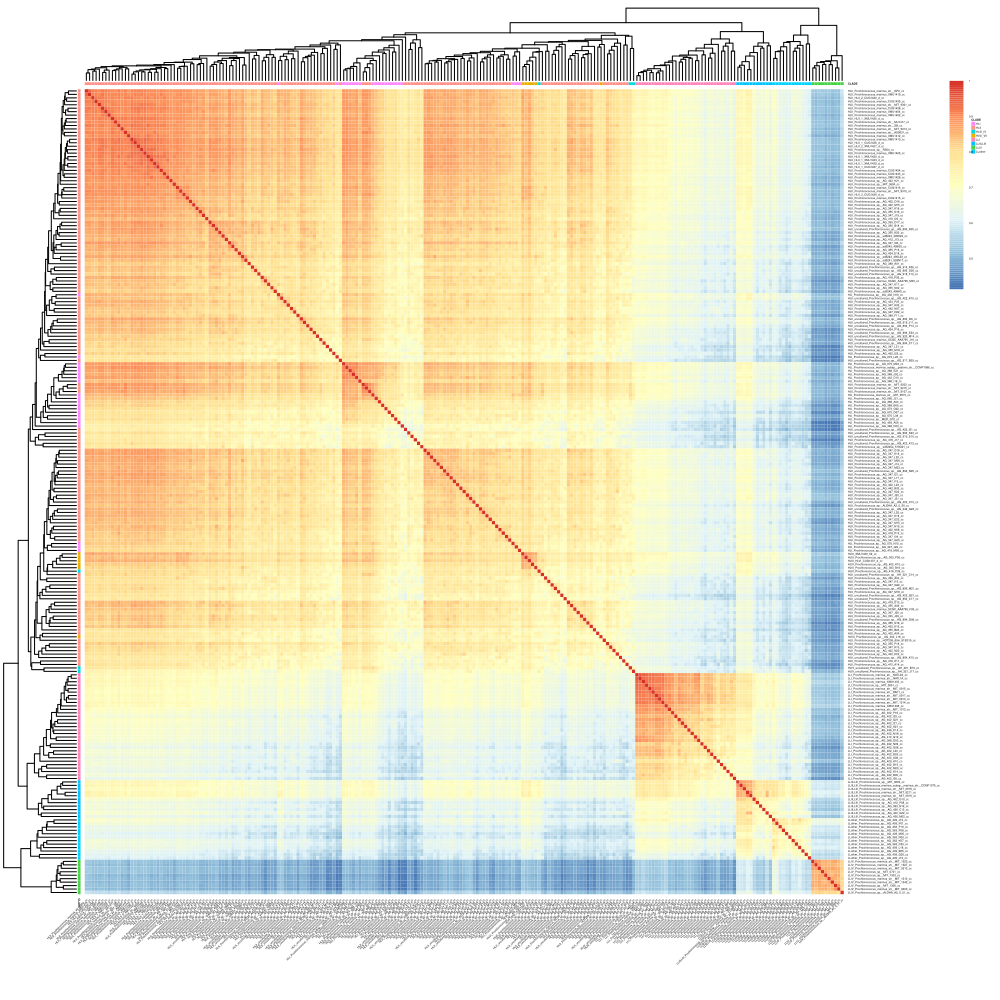

Generate this figure with R:
#!/usr/bin/env Rscript



data = "/home/Cloud_Platform/Cloud_Platform/public/user/4976_YuanzhouWang/Presence_t.txt"
display_numbers = "NULL"
outputprefix = "/home/Cloud_Platform/Cloud_Platform/public/user/4976_YuanzhouWang/result_output/Pretty_heatmap62023_11_04_19_02_20_129737/04fb31f1-5e3e-4e92-b81b-f77433ed34ea"
outputpictype = "pdf"
renameDuplicateRowNames = TRUE
logv = "NULL"
log_add = 0
scale = "none"
top_n = 1
statistical_value_type = "mad"
annotation_row = "/home/Cloud_Platform/Cloud_Platform/public/user/4976_YuanzhouWang/Ortho_Group.txt"
annotation_col = "/home/Cloud_Platform/Cloud_Platform/public/user/4976_YuanzhouWang/str_clade.txt"
cluster_rows = TRUE
cluster_cols = TRUE
clustering_method = "complete"
clustering_distance_rows = "spearman"
clustering_distance_cols = "spearman"
breaks = "NA"
breaks_mid = NULL
breaks_digits = 2
correlation_plot = "col"
maximum = Inf
minimum = -Inf
xtics_angle = 45
manual_color_vector = "NULL"
fontsize = 2
manual_annotation_colors_sidebar = "NULL"
cutree_cols = NA
cutree_rows = NA
kclu = NA
ytics = TRUE
xtics = TRUE
title = ""
anno_cutree_rows = FALSE
anno_cutree_cols = FALSE 

label_row_cluster_boundary = FALSE
label_col_cluster_boundary = FALSE
label_every_n_rowitems = 1
label_every_n_colitems = 1

width = 10
height = 10
debug = FALSE
cluster_cols_variable = "NULL"
cluster_rows_variable = "NULL"
remove_cluster_cols_variable_in_annocol = FALSE
remove_cluster_rows_variable_in_annorow = FALSE
saveppt = TRUE


if (data == "") {
  script = sub(".*=", "", commandArgs()[4])
  #print(script)
  system(paste(script, "-h"))
  stop("At least -f is required!")
}


# For all users
# devtools::install_github("Tong-Chen/ImageGP")
# For chinese users
# devtools::install_git("https://gitee.com/ct5869/ImageGP.git")
library(ImageGP)
library(pheatmap)
library(RColorBrewer)
library(grid)
library(vegan)
library(dplyr)
library(stringr)


if (outputprefix == ""){
	outputprefix = data
}
filename = paste0(outputprefix,  '.pheatmap.', outputpictype)

if(breaks == 'NA'){
	breaks = NA
}else if(breaks != "quantile"){
	breaks = as.numeric(sp_string2vector(breaks))
}





manual_color_vector = sp_string2vector(manual_color_vector)
# sp_string2vector

#sink("s.log", append=TRUE, split=TRUE)

cat(sp_current_time(), "Starting...\n")

sp_pheatmap(
  data = data,
  filename = filename,
  renameDuplicateRowNames = renameDuplicateRowNames,
  logv = logv,
  top_n = top_n,
  statistical_value_type = statistical_value_type,
  log_add = log_add,
  scale = scale,
  annotation_row = annotation_row,
  annotation_col = annotation_col,
  cluster_rows = cluster_rows,
  cluster_cols = cluster_cols,
  clustering_method = clustering_method,
  clustering_distance_rows = clustering_distance_rows,
  clustering_distance_cols = clustering_distance_cols,
  breaks = breaks,
  breaks_mid = breaks_mid,
  breaks_digits = breaks_digits,
  correlation_plot = correlation_plot,
  maximum = maximum,
  minimum = minimum,
  xtics_angle = xtics_angle,
  manual_color_vector = manual_color_vector,
  fontsize = fontsize,
  manual_annotation_colors_sidebar = manual_annotation_colors_sidebar,
  cutree_cols = cutree_cols,
  cutree_rows = cutree_rows,
  anno_cutree_rows = anno_cutree_rows,
  anno_cutree_cols = anno_cutree_cols,
  label_row_cluster_boundary = label_row_cluster_boundary,
  label_col_cluster_boundary = label_col_cluster_boundary,
  label_every_n_rowitems = label_every_n_rowitems,
  label_every_n_colitems = label_every_n_colitems,
  kclu = kclu,
  ytics = ytics,
  xtics = xtics,
  width = width,
  height = height,
  title = title,
  cluster_cols_variable=cluster_cols_variable,
  cluster_rows_variable=cluster_rows_variable,
  remove_cluster_cols_variable_in_annocol=remove_cluster_cols_variable_in_annocol,
  remove_cluster_rows_variable_in_annorow=remove_cluster_rows_variable_in_annorow,
  debug = debug,
  display_numbers = display_numbers,
  saveppt = saveppt
  )
cat(sp_current_time(), "Success.\n")
#sink()
